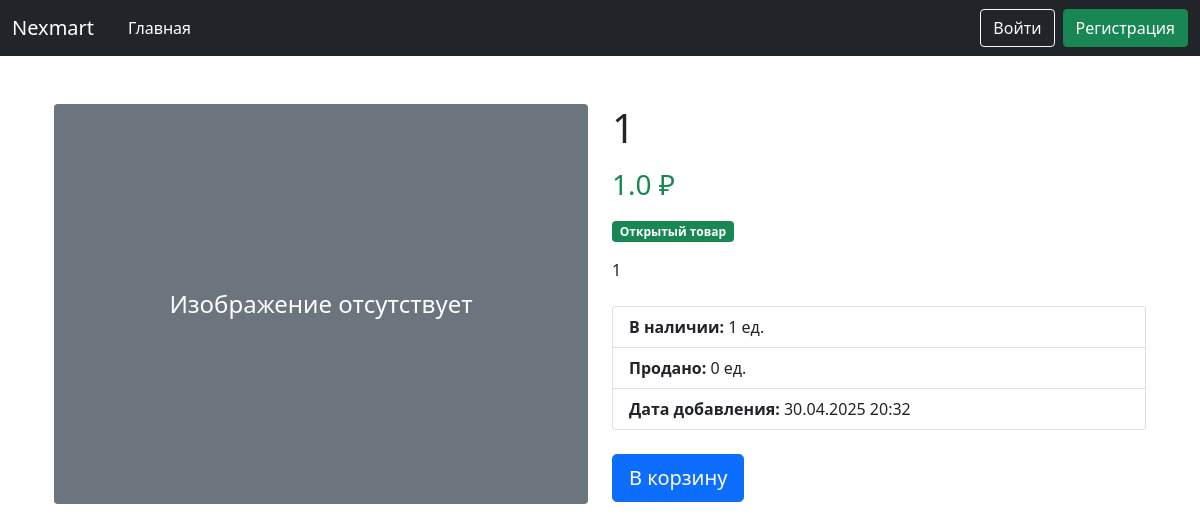
The app's page /products/1, older data.
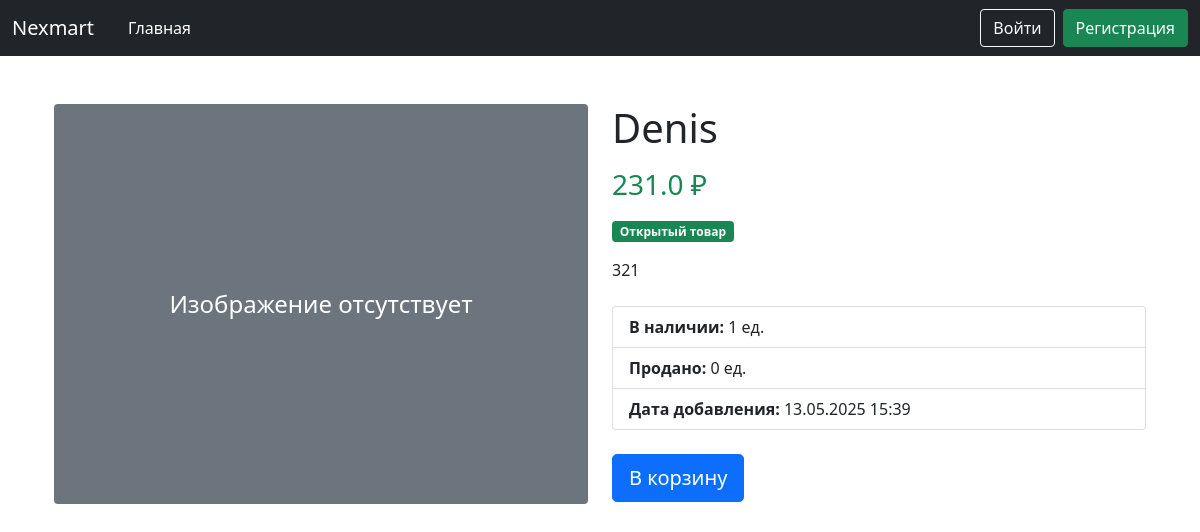
The same page, newer data.
### data/product.py (models this page shows, shortened)
class Product(SqlAlchemyBase):
    __tablename__ = 'products'
    id = sqlalchemy.Column(sqlalchemy.Integer, primary_key=True, autoincrement=True)
    name = sqlalchemy.Column(sqlalchemy.String, nullable=False)
    price = sqlalchemy.Column(sqlalchemy.Float, nullable=False)
    description = sqlalchemy.Column(sqlalchemy.Text)
    created_date = sqlalchemy.Column(sqlalchemy.DateTime, default=datetime.datetime.now)
    open = sqlalchemy.Column(sqlalchemy.Boolean)  # открыт ли продукт для общего доступа
    amount_available = sqlalchemy.Column(sqlalchemy.Integer)  # сколько есть продукта для продажи
    amount_sell = sqlalchemy.Column(sqlalchemy.Integer)  # сколько продано для статистики
    image = sqlalchemy.Column(sqlalchemy.String)
    user_id = sqlalchemy.Column(sqlalchemy.Integer, sqlalchemy.ForeignKey('users.id'))
    user = sqlalchemy.orm.relationship('User', back_populates='products')

### main.py (the view)
@app.route('/products/<int:product_id>')
def show_product(product_id):
    db_sess = db_session.create_session()
    product = db_sess.query(Product).filter(Product.id == product_id).first()
    return render_template('product.html', product=product)

### data/db_session.py (called while the page is built)
def create_session() -> Session:
    global __factory
    return __factory()

### templates/product.html
{% extends "base.html" %}
{% block content %}
<div class="container my-5">
    <div class="row">
        <div class="col-md-6">
            {% if product.image %}
                <img src="{{ url_for('static', filename='upload/' + product.image) }}"
                     alt="{{ product.name }}"
                     class="img-fluid rounded shadow-sm">
            {% else %}
                <div class="bg-secondary text-white d-flex align-items-center justify-content-center"
                     style="height: 400px; border-radius: .25rem;">
                    <span class="fs-4">Изображение отсутствует</span>
                </div>
            {% endif %}
        </div>
        <div class="col-md-6">
            <h1 class="mb-3">{{ product.name }}</h1>
            <h3 class="text-success mb-3">{{ product.price }} ₽</h3>
            {% if product.open %}
            <span class="badge bg-success mb-3">Открытый товар</span>
            {% else %}
            <span class="badge bg-danger mb-3">Закрытый товар</span>
            {% endif %}
            <p class="mb-4">{{ product.description or "Описание отсутствует." }}</p>
            <ul class="list-group mb-4">
                <li class="list-group-item">
                    <strong>В наличии:</strong>
                    {% if product.amount_available and product.amount_available > 0 %}
                    {{ product.amount_available }} ед.
                    {% else %}
                    <span class="text-danger">Нет в наличии</span>
                    {% endif %}
                </li>
                <li class="list-group-item">
                    <strong>Продано:</strong> {{ product.amount_sell or 0 }} ед.
                </li>
                <li class="list-group-item">
                    <strong>Дата добавления:</strong> {{ product.created_date.strftime('%d.%m.%Y %H:%M') if
                    product.created_date else '-' }}
                </li>
            </ul>
            {% if product.amount_available and product.amount_available > 0 and product.open %}
            <a href="{{ url_for('add_cart', product_id=product.id) }}" class="btn btn-primary btn-lg">
                В корзину
            </a>
            {% else %}
            <button class="btn btn-secondary btn-lg">Нет в наличии</button>
            {% endif %}
        </div>
    </div>
</div>
{% endblock %}

Row changes from the older to the newer data that the page shows:
changed Product: name "1" → "Denis"; price "1.0" → "231.0"; description "1" → "321"; created_date "30.04.2025 20:32" → "13.05.2025 15:39"
